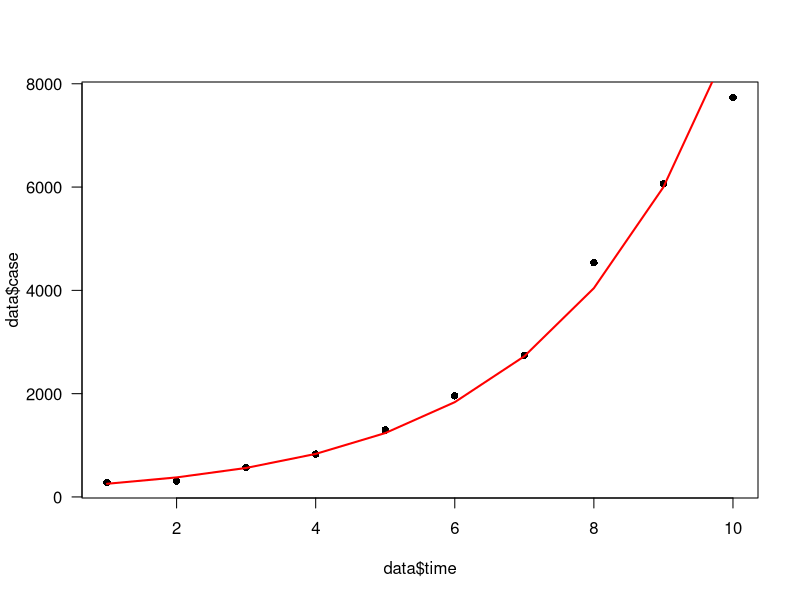
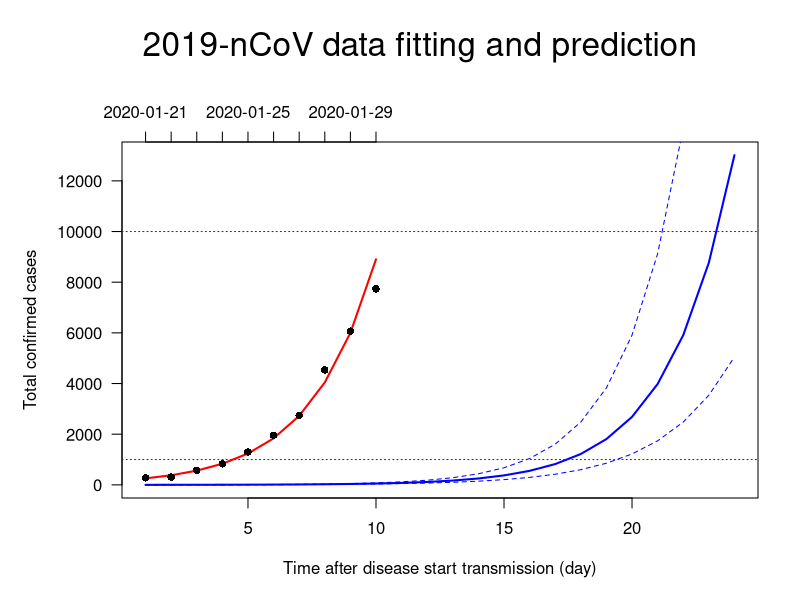

The R script that drew these images, in order:
options(scipen = 999)
date <- seq(as.Date("2020/01/21"), by = "day", length.out = 10)
data <- data.frame(time = c(1:10),
                   case = c(278, 309, 571, 830, 1297, 1958, 2741, 4537, 6065, 7736))

exponential.model <- lm(log(data$case)~data$time)
exponential.model

timevalues <- c(1:10)
Counts.exponential2 <- exp(predict(exponential.model, list(time=timevalues)))
plot(data$time, data$case, pch=16, las =1)
lines(timevalues, Counts.exponential2, lwd=2, col = "red", xlab = "Time (s)", ylab = "Counts")

gr1 <- exponential.model$coefficients[1]
gr2 <- exponential.model$coefficients[2]


time <- c(1:24)
case <- exp(gr2*time)
par(oma=c(0,2,3,0))
plot(time, case, type="l", las=1, lwd=2, xlab = "Time after disease start transmission (day)", ylab = "", col="blue")
case <- exp(gr2*1.1*time)
lines(time, case, type="l", las=1, col="blue", lty=2)
case <- exp(gr2*0.9*time)
lines(time, case, type="l", las=1, col="blue", lty=2)
abline(h=10000, lty=3, col="grey20")
abline(h=1000, lty=3, col="grey20")

axis(3, 1:10, date)
lines(timevalues, Counts.exponential2, lwd=2, col = "red")
points(data$time, data$case, pch=16, las=1)
mtext("2019-nCoV data fitting and prediction", side=3, line=0, cex=2, outer=TRUE) 
mtext("Total confirmed cases", side=2, line=0, outer=TRUE) 